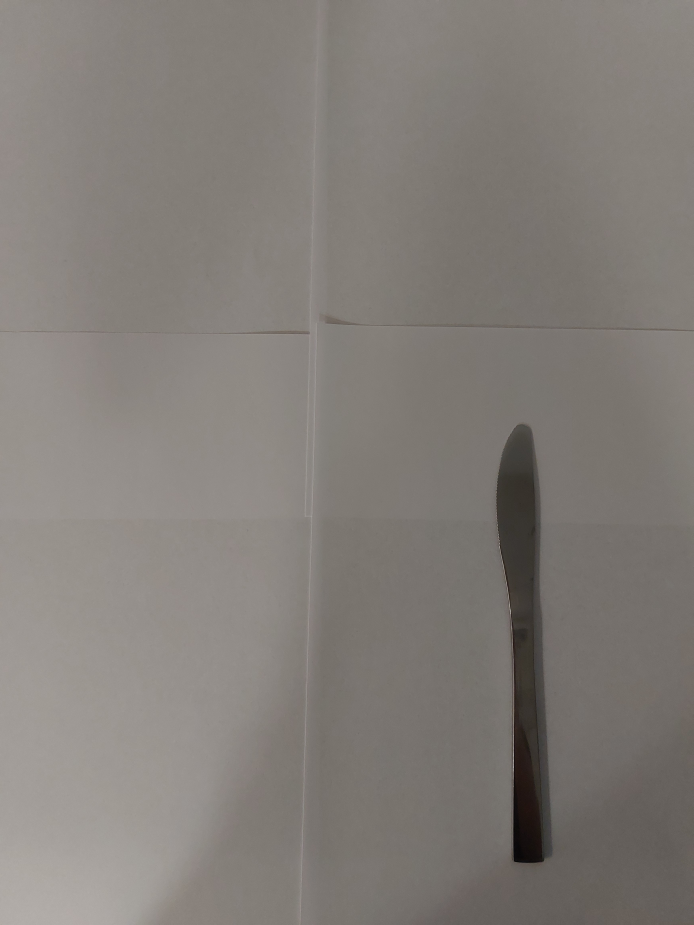
#> input picture images/original_classes/butterknife/butterknife_0.jpg, 3468 x 4624 px, found by its file name (shown at 1/5 size); its folder holds only this picture in this run
$ python boundingBoxApplier.py
#> lines starting #> are read from the running program, lines starting #| are printed output that depends on the picture; after the words box and inside, x2 and y2 are one past the last pixel; in counts of white or black regions, pixels touching at a corner belong together
import os
import cv2
import numpy as np

def detect_objects(image_path):
    # Load and resize the image (to 256x256 grayscale)
    image = cv2.imread(image_path)
    gray = cv2.cvtColor(image, cv2.COLOR_BGR2GRAY)  # Convert to grayscale
    image = cv2.resize(gray, (256, 256))  # Resize the grayscale image to 256x256

    # Apply Gaussian blur to reduce noise
    blurred = cv2.GaussianBlur(image, (5, 5), 0)

    # Use adaptive thresholding for better segmentation
    thresh = cv2.adaptiveThreshold(blurred, 255, cv2.ADAPTIVE_THRESH_GAUSSIAN_C,
                                   cv2.THRESH_BINARY_INV, 11, 2)

    kernel = cv2.getStructuringElement(cv2.MORPH_RECT, (5, 5))  # Adjust kernel size as needed
    closed = cv2.morphologyEx(thresh, cv2.MORPH_CLOSE, kernel)

    # Find contours
    contours, _ = cv2.findContours(closed, cv2.RETR_EXTERNAL, cv2.CHAIN_APPROX_SIMPLE)

    bounding_boxes = []
    for contour in contours:
        # Filter out small contours based on area
        if cv2.contourArea(contour) > 500:  # Adjust the threshold as needed
            # Get the convex hull to better capture intricate shapes like forks
            hull = cv2.convexHull(contour)
            x, y, w, h = cv2.boundingRect(hull)  # Get bounding box of the convex hull
            bounding_boxes.append((x, y, w, h))

    merged_boxes = merge_close_boxes(bounding_boxes, merge_threshold=20)

    return merged_boxes


def merge_close_boxes(bounding_boxes, merge_threshold=20):
    """
    Merge bounding boxes that are close to each other.
    """
    merged = []
    for box in bounding_boxes:
        x, y, w, h = box
        new_box = True
        for i, (mx, my, mw, mh) in enumerate(merged):
            # Check if boxes overlap or are close
            if (x < mx + mw + merge_threshold and x + w > mx - merge_threshold and
                y < my + mh + merge_threshold and y + h > my - merge_threshold):
                # Merge boxes
                merged[i] = (min(x, mx), min(y, my),
                             max(x+w, mx+mw) - min(x, mx),
                             max(y+h, my+mh) - min(y, my))
                new_box = False
                break
        if new_box:
            merged.append((x, y, w, h))
    return merged


def draw_bounding_boxes(image, bounding_boxes):
    """
    Draw bounding boxes on the image.
    """
    for box in bounding_boxes:
        x, y, w, h = box
        cv2.rectangle(image, (x, y), (x+w, y+h), (0, 255, 0), 2)
    return image


def process_and_save_images(input_dir, output_dir):
    """
    Detect objects in images and save processed images with bounding boxes.
    """
#> called with input_dir = 'images/dataset', output_dir = 'images/bb_dataset'
    if not os.path.exists(output_dir):
        os.makedirs(output_dir)

    classes = ["butterknife", "choppingboard", "fork", "grater", "knife",
               "ladle", "plate", "roller", "spatula", "spoon"]

    for class_name in classes:
        input_class_dir = os.path.join(input_dir, class_name)
        output_class_dir = os.path.join(output_dir, class_name)

        if not os.path.exists(output_class_dir):
            os.makedirs(output_class_dir)

        for file_name in os.listdir(input_class_dir):
            input_image_path = os.path.join(input_class_dir, file_name)
            output_image_path = os.path.join(output_class_dir, file_name)

            # Read the image
            image = cv2.imread(input_image_path)
#> image is the input picture: shape (4624, 3468, 3); mean B, G, R 120.5, 125.4, 130.4
            if image is None:
                print(f"Error reading image: {input_image_path}")
                continue

            # Detect objects and get bounding boxes
            bounding_boxes = detect_objects(input_image_path)
#> in detect_objects, `image = cv2.resize(gray, (256, 256))`:
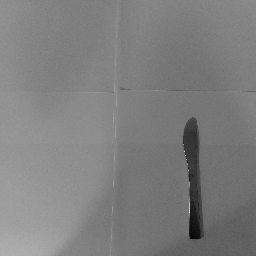
#> image: shape (256, 256); min 0, max 226, mean 126.3
#> in detect_objects, `thresh = cv2.adaptiveThreshold(blurred, 255, cv2.ADAPTIVE_THRESH_GAUSS..`:
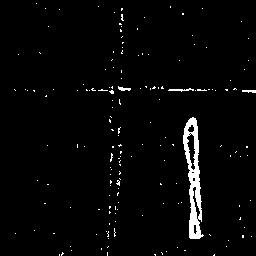
#> thresh: shape (256, 256); 2.6% white; 165 white regions (161 under 20 px), largest, box (x1, y1, x2, y2) and area: (183, 117, 204, 239) 1140, (168, 88, 194, 92) 49, (118, 86, 131, 91) 37, (242, 90, 256, 93) 33
#> in detect_objects, `closed = cv2.morphologyEx(thresh, cv2.MORPH_CLOSE, kernel)`:
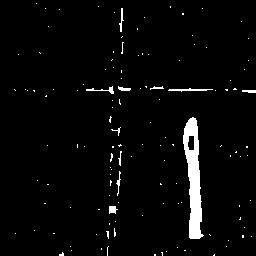
#> closed: shape (256, 256); 3.2% white; 126 white regions (115 under 20 px)
#> in detect_objects, `contours, _ = cv2.findContours(closed, cv2.RETR_EXTERNAL, cv2.CHAIN_AP..`: contours = 126 contours, 119 with area under 20; largest, box (x1, y1, x2, y2) and area: (183, 117, 204, 239) 1326, (168, 88, 213, 92) 41, (109, 206, 118, 214) 38, (86, 86, 114, 94) 31, (118, 86, 131, 91) 26, (119, 8, 124, 32) 23, (242, 90, 256, 93) 20
#> the loop in detect_objects, `for contour in contours:` made 126 passes
#> (x, y, w, h) on pass 69: (183, 117, 21, 122)
#> contour on passes 1, 2, 3, 5, 6, 7: [[214, 254], [213, 255], [214, 255]], [[154, 254], [154, 255], [155, 255], [155, 254]], [[161, 252], [162, 253], [162, 255], [162, 252]], [[166, 251]], [[184, 250], [185, 250]], [[71, 250]]
#> after the loop in detect_objects, `for contour in contours:`: bounding_boxes = [(183, 117, 21, 122)]
#> the loop in merge_close_boxes, `for box in bounding_boxes:` made 1 pass
#> bounding_boxes = [(183, 117, 21, 122)]

            # Draw bounding boxes on the image
            processed_image = draw_bounding_boxes(image, bounding_boxes)
#> the loop in draw_bounding_boxes, `for box in bounding_boxes:` made 1 pass

            # Save the processed image
            cv2.imwrite(output_image_path, processed_image)
            print(f"Processed and saved: {output_image_path}")


if __name__ == "__main__":
    input_directory = "images/dataset"
    output_directory = "images/bb_dataset"

#> (the run stopped early here; a loop or call above may not have finished)
